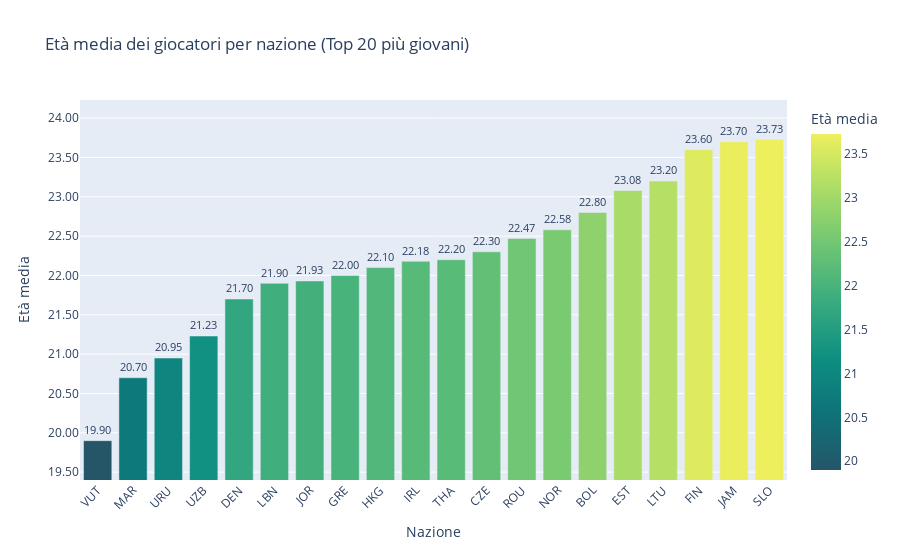

The code cell stored with this chart in its notebook:
### Markdown cell above
# 3. Qual è la nazionalità con l’età media più bassa?

### Code cell
# Estrai età e nazione da vincitori e perdenti
winners = df[['winner_name', 'winner_age', 'winner_ioc']].dropna().rename(
    columns={'winner_name': 'player_name', 'winner_age': 'age', 'winner_ioc': 'country'}
)
losers = df[['loser_name', 'loser_age', 'loser_ioc']].dropna().rename(
    columns={'loser_name': 'player_name', 'loser_age': 'age', 'loser_ioc': 'country'}
)
 
# Unisci e rimuovi duplicati per giocatore
players_age_country = pd.concat([winners, losers]).drop_duplicates(subset='player_name')
 
# Calcola età media per nazione
avg_age_by_country = players_age_country.groupby('country')['age'].mean().round(2).sort_values()
top_20_youngest_countries = avg_age_by_country.head(20).reset_index()
 
# Crea il grafico con personalizzazioni per evidenziare differenze
fig = px.bar(
    top_20_youngest_countries,
    x='country',
    y='age',
    title='Età media dei giocatori per nazione (Top 20 più giovani)',
    labels={'country': 'Nazione', 'age': 'Età media'},
    text='age',  # Etichette sui valori
    color='age',  # Colorazione dinamica
    color_continuous_scale='aggrnyl'  # Scala di colore graduale
)
 
# Zoom sull'intervallo delle età presenti (con margine)
min_age = top_20_youngest_countries['age'].min()
max_age = top_20_youngest_countries['age'].max()
fig.update_layout(
    yaxis=dict(range=[min_age - 0.5, max_age + 0.5], tickformat=".2f"),
    xaxis_tickangle=-45
)
fig.update_traces(texttemplate='%{text:.2f}', textposition='outside')
 
fig.show()

# Estrai età e nazionalità (codice IOC) di vincitori e perdenti
winners = df[['winner_name', 'winner_age', 'winner_ioc']].dropna().rename(
    columns={'winner_name': 'player_name', 'winner_age': 'age', 'winner_ioc': 'country'}
)
losers = df[['loser_name', 'loser_age', 'loser_ioc']].dropna().rename(
    columns={'loser_name': 'player_name', 'loser_age': 'age', 'loser_ioc': 'country'}
)
 
# Unisci i due set e rimuovi duplicati per giocatore
players_age_country = pd.concat([winners, losers]).drop_duplicates(subset='player_name')
 
# Calcola età media per paese
avg_age_by_country = players_age_country.groupby('country')['age'].mean().round(2).sort_values()
age_map_df = avg_age_by_country.reset_index()
 
# Crea la mappa
fig = px.choropleth(
    age_map_df,
    locations='country',  # Codici IOC (ISO Alpha-3)
    locationmode='ISO-3',
    color='age',
    color_continuous_scale='RdYlGn_r',
    title='Età media dei giocatori per nazione (2023)',
    labels={'age': 'Età media'},
)
 
fig.update_layout(
    geo=dict(showframe=False, showcoastlines=False),
    coloraxis_colorbar=dict(title='Età media')
)
 
fig.show()

#Fammi il print dell'età media per nazione
print(avg_age_by_country)

### Figure 1 — Plotly figure (JSON) as saved in the notebook; plotly's stock layout.template omitted (floating-point values rounded to 4 significant figures)
{"data": [{"hovertemplate": "Nazione=%{x}<br>Età media=%{marker.color}<extra></extra>", "legendgroup": "", "marker": {"color": [19.9, 20.7, 20.95, 21.23, 21.7, 21.9, 21.93, 22.0, 22.1, 22.18, 22.2, 22.3, 22.47, 22.58, 22.8, 23.08, 23.2, 23.6, 23.7, 23.73], "coloraxis": "coloraxis", "pattern": {"shape": ""}}, "name": "", "orientation": "v", "showlegend": false, "text": [19.9, 20.7, 20.95, 21.23, 21.7, 21.9, 21.93, 22.0, 22.1, 22.18, 22.2, 22.3, 22.47, 22.58, 22.8, 23.08, 23.2, 23.6, 23.7, 23.73], "textposition": "outside", "texttemplate": "%{text:.2f}", "type": "bar", "x": ["VUT", "MAR", "URU", "UZB", "DEN", "LBN", "JOR", "GRE", "HKG", "IRL", "THA", "CZE", "ROU", "NOR", "BOL", "EST", "LTU", "FIN", "JAM", "SLO"], "xaxis": "x", "y": [19.9, 20.7, 20.95, 21.23, 21.7, 21.9, 21.93, 22.0, 22.1, 22.18, 22.2, 22.3, 22.47, 22.58, 22.8, 23.08, 23.2, 23.6, 23.7, 23.73], "yaxis": "y"}], "layout": {"barmode": "relative", "coloraxis": {"colorbar": {"title": {"text": "Età media"}}, "colorscale": [[0, "rgb(36, 86, 104)"], [0.1667, "rgb(15, 114, 121)"], [0.3333, "rgb(13, 143, 129)"], [0.5, "rgb(57, 171, 126)"], [0.6667, "rgb(110, 197, 116)"], [0.8333, "rgb(169, 220, 103)"], [1, "rgb(237, 239, 93)"]]}, "legend": {"tracegroupgap": 0}, "title": {"text": "Età media dei giocatori per nazione (Top 20 più giovani)"}, "xaxis": {"anchor": "y", "domain": [0, 1], "tickangle": -45, "title": {"text": "Nazione"}}, "yaxis": {"anchor": "x", "domain": [0, 1], "range": [19.4, 24.23], "tickformat": ".2f", "title": {"text": "Età media"}}}}
